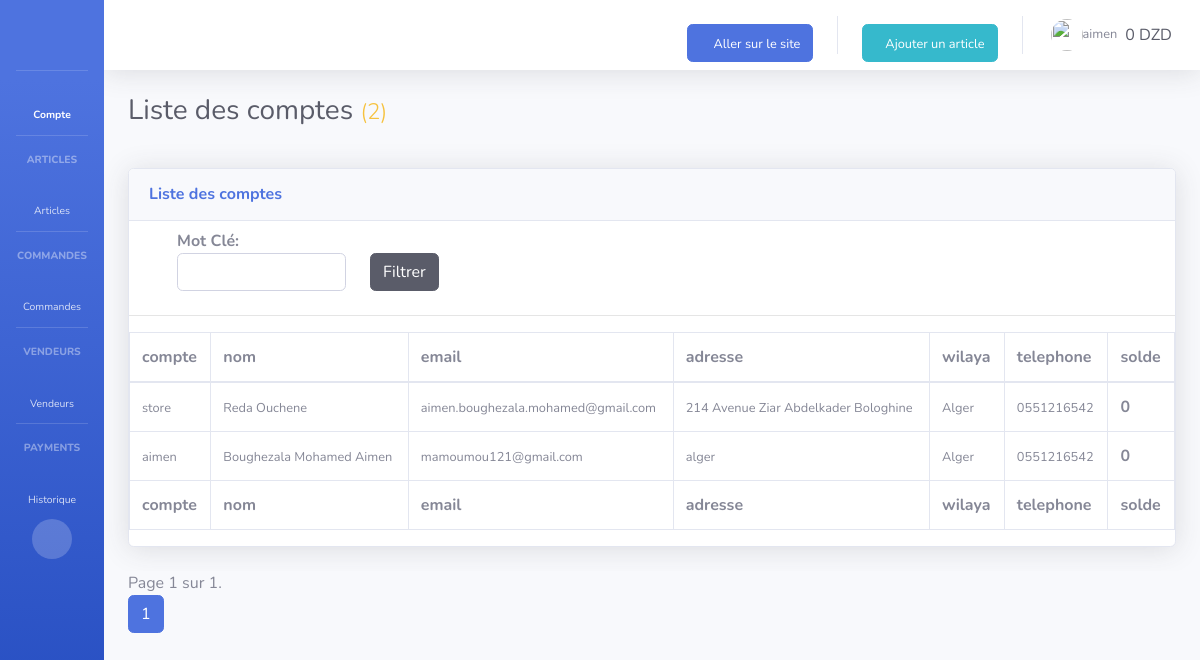
/BackOffice/accounts/ (signed in), run on an earlier commit of the app's database.
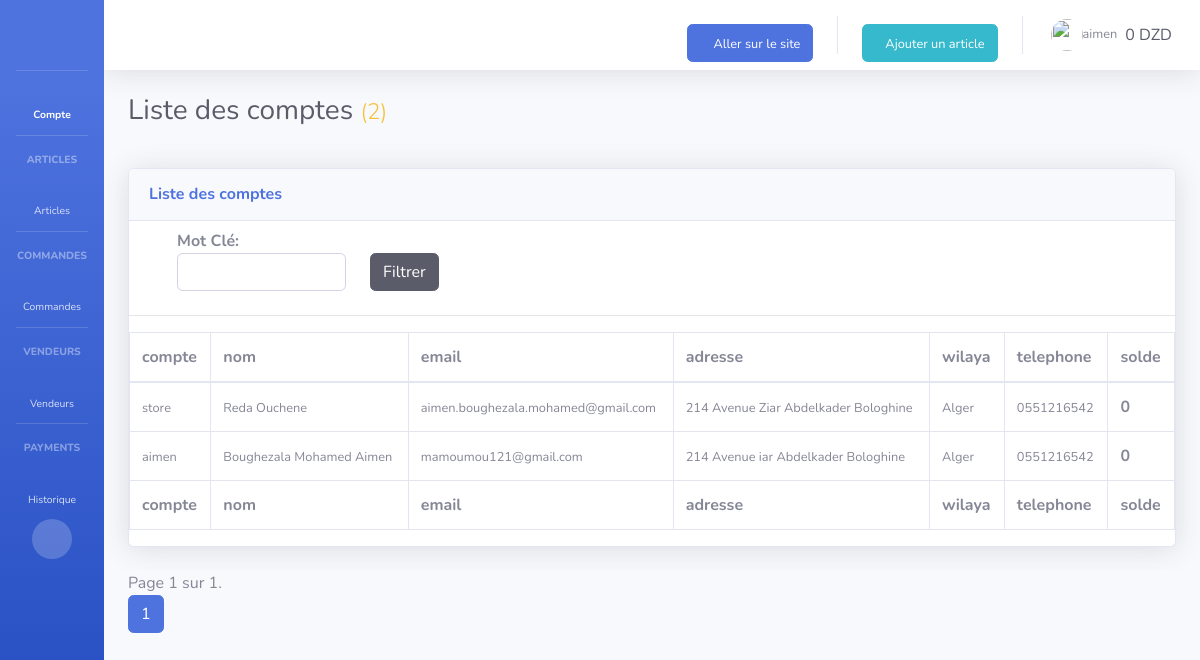
And on a later commit of the database.
### accounts/models.py (models this page shows)
class UserProfile(models.Model):
    user=models.OneToOneField(User,on_delete=models.CASCADE,null='True')
    telephone=models.CharField(null='True',max_length=10)
    adresse=models.CharField(max_length=325,default='alger')
    wilaya=models.ForeignKey(Wilaya,on_delete=models.CASCADE,null='true')
    commune=models.ForeignKey(Commune,on_delete=models.CASCADE,null='true')
    activate=models.CharField(max_length=255,unique='True')
    solde=models.IntegerField(default=0)
    def __str__(self):
        return self.user.username

### region/models.py (models this page shows)
class Wilaya(models.Model):
    nom=models.CharField(max_length=255)
    code=models.PositiveIntegerField()
    prix=models.PositiveIntegerField()
    def __str__(self):
        return self.nom

### accounts/adminViews.py (the view, shortened to what this page needs)
# urls.py: path('accounts/', AccountAdmin.as_view(),name='HomeAccountAdmin'),
class AccountAdmin(LoginRequiredMixin,TemplateView):
    def get(self,request):
        if request.user.is_superuser:
            q = Q()
            if q:
                users_list=UserProfile.objects.filter(q).order_by('-id')
            else:
                users_list=UserProfile.objects.all().order_by('-id')
            paginator = Paginator(users_list, 50) # Show 25 contacts per page
            page = request.GET.get('page')
            users = paginator.get_page(page)
            context={
                    'userprofiles':users,
                    'userprofiles_all_count':users_list.count(),
                    'payment_form':UserPaymentForm()
                    }
            return render(request,'accounts/BackOffice/home_users.html',context)
        else:
            return redirect('HomeAdmin')

### accounts/forms.py
class UserPaymentForm(forms.ModelForm):
    class Meta:
        model=Payement
        fields='__all__'

### cart/context_processors.py (called while the page is built)
def add_variable_to_context(request):
    try:
        cart=Cart.objects.get(user=request.user) if request.user.is_authenticated else Cart.objects.get(session_key = request.session.session_key)
    except:
        if not request.session.session_key:
            request.session.save()
        cart = Cart(session_key=request.session.session_key)
        cart.save()
    return {
        'cart': cart
    }

### accounts/templates/accounts/BackOffice/home_users.html (shortened to what this page needs)
{% extends 'BackOffice/baseadmin.html' %}
{% load static %}
{% block styles %}
<link href="{% static '/admn/vendor/datatables/dataTables.bootstrap4.min.css' %}" rel="stylesheet">
  <link rel="stylesheet" href="https://cdn.jsdelivr.net/npm/bootstrap-select@1.13.9/dist/css/bootstrap-select.min.css">
{% endblock styles %}
{% block body %}
<div class="container" style='overflow-x: scroll;'>
<div class="row">
  <div class="col-md">
    <h1 class="h3 mb-2 text-gray-800">Liste des comptes <small class='text-warning font-weight-light'>({{userprofiles_all_count}})</small></h1>
  </div>
</div>
    <div class="py-3"></div>
    <div class="card shadow mb-4">
      <div class="card-header py-3">
        <h6 class="m-0 font-weight-bold text-primary">Liste des comptes</h6>
      </div>
      <div class="container py-2">
        <div class="row rtl">
            <div class="col-md-6">
              <form method='get'>
                <div class="container">
                  <div class="row">
                    <div class="col-md-5">
                      <b>Mot Clé:</b>
                      <input class='form-control' type="text" name='keyword'>
                    </div>
                    <div class="col-md-2">
                      <br>
                      <button class='btn btn-dark  text-white' type='submit'>Filtrer</button>
                    </div>
                  </div>
                </div>
              </form>
            </div>
        </div>
      </div>
      <hr>
          <table class="table table-bordered table-hover" id="dataTable" width="100%" cellspacing="0">
            <thead>
              <tr>
                <th class='bg-white'>compte</th>
                <th class='bg-white'>nom</th>
                <th class='bg-white'>email</th>
                <th class='bg-white'>adresse</th>
                <th class='bg-white'>wilaya</th>
                <th class='bg-white'>telephone</th>
                <th class='bg-white'>solde</th>
              </tr>
            </thead>
            <tfoot>
              <tr>
                <th class='bg-white'>compte</th>
                <th class='bg-white'>nom</th>
                <th class='bg-white'>email</th>
                <th class='bg-white'>adresse</th>
                <th class='bg-white'>wilaya</th>
                <th class='bg-white'>telephone</th>
                <th class='bg-white'>solde</th>
              </tr>
            </tfoot>
            <tbody>
              {% for usr in userprofiles %}
              <tr>
                <th class='bg-white'><small>{{usr.user}}</small></th>
                <th class='bg-white'><small>{{usr.user.first_name}} {{usr.user.last_name}}</small></th>
                <th class='bg-white'><small>{{usr.user.email}}</small></th>
                <th class='bg-white'><small>{{usr.adresse}}</small></th>
                <th class='bg-white'><small>{{usr.wilaya}}</small></th>
                <th class='bg-white'><small>{{usr.telephone}}</small> </th>
                <th class='bg-white'>{{usr.solde}} <small class='pymnt' data-name='{{usr}}' data-id={{usr.user.id}}><i class="fas fa-money-bill text-info"></i></small></th>
              </tr>
              {%endfor %}
            </tbody>
          </table>
    </div>
</div>
<div class="container">
  <span class="current">
      Page {{ userprofiles.number }} sur {{ userprofiles.paginator.num_pages }}.
  </span>
  <ul class="pagination">
      <li class="page-item active">
        <a class="page-link" href="#"> {{ userprofiles.number }}</a>
      </li>
    </ul>
</div>
{% endblock body %}

What changed in the data, as far as the page shows it:
changed UserProfile "aimen": adresse "alger" → "214 Avenue iar Abdelkader Bologhine"
